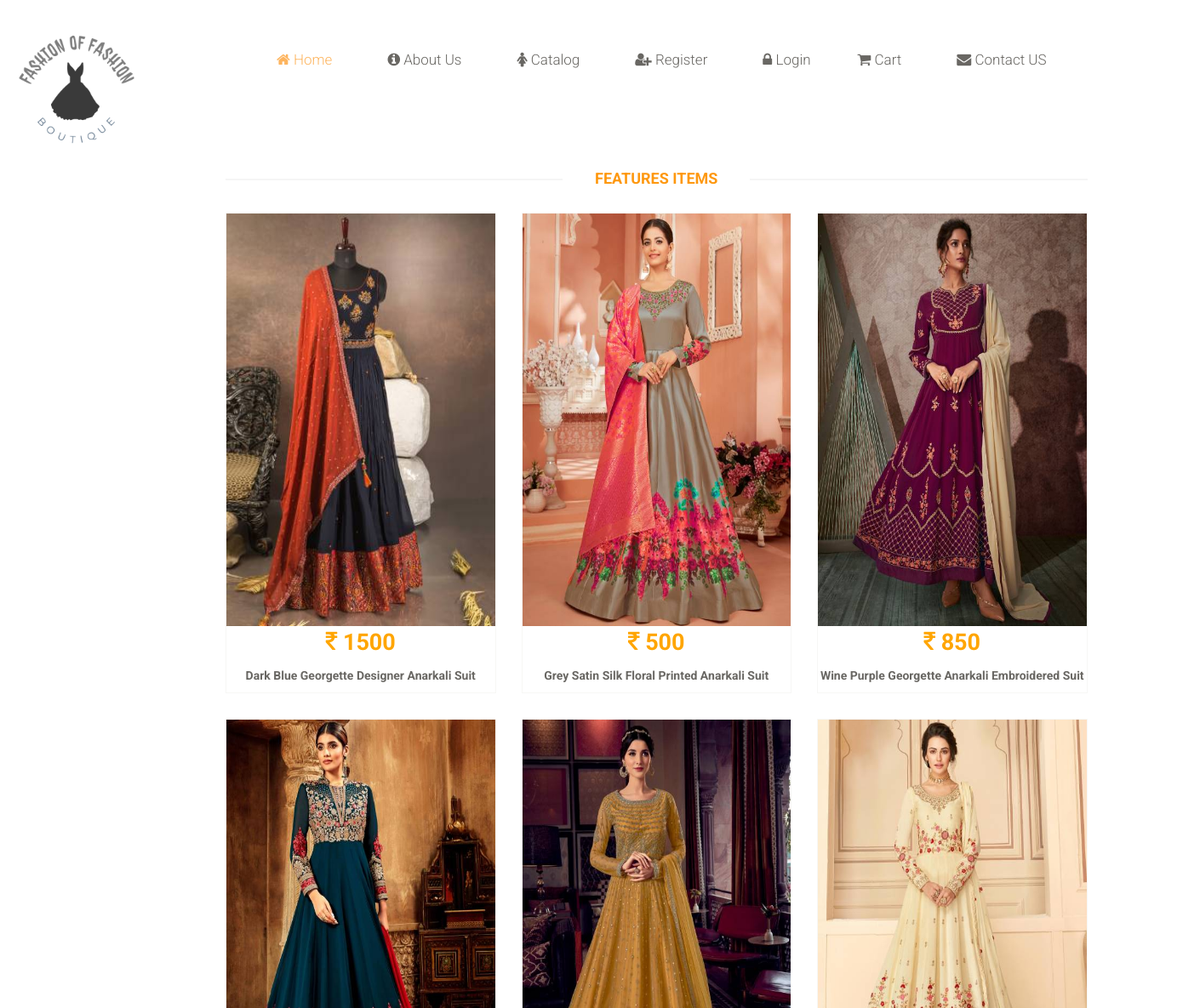
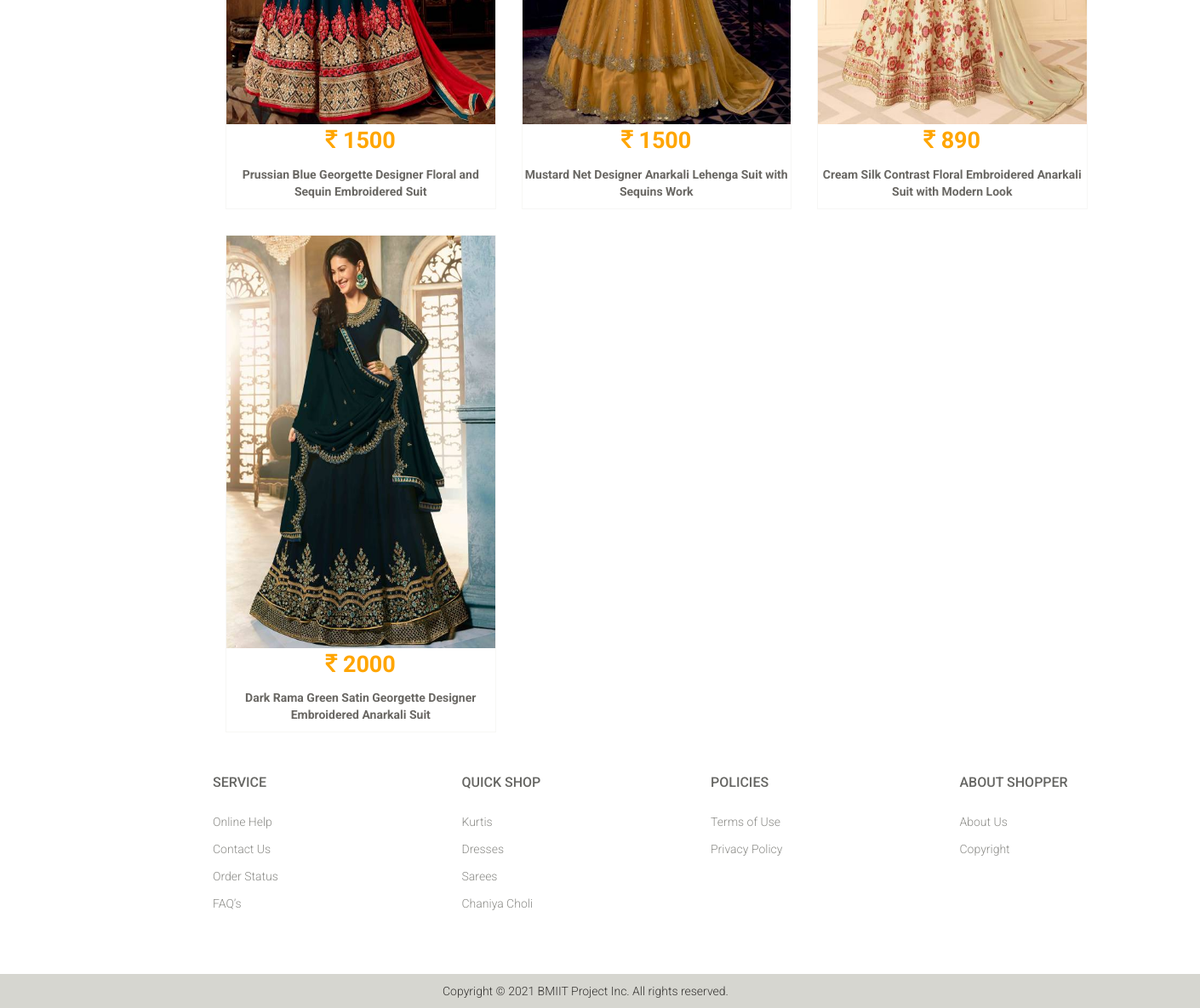
Page /OBMS/Boutique/dresses.php on the committed database (2 pictures, top to bottom).
### tables this page shows
CREATE TABLE `tblproduct` (
  `id` int(11) NOT NULL,
  `PCategoryid` int(11) NOT NULL,
  `Fabricid` int(11) NOT NULL,
  `Colorid` int(11) NOT NULL,
  `Size` varchar(50) NOT NULL,
  `Price` int(11) NOT NULL,
  `Quantity` int(11) NOT NULL,
  `Occasionid` int(11) NOT NULL,
  `Description` varchar(255) NOT NULL,
  `status` varchar(50) NOT NULL,
  `DateTime` datetime NOT NULL
);

CREATE TABLE `tblproductimage` (
  `id` int(11) NOT NULL,
  `FrontImage` varchar(300) NOT NULL,
  `BackImage` varchar(300) NOT NULL,
  `LeftImage` varchar(300) NOT NULL,
  `RightImage` varchar(300) NOT NULL,
  `Productid` int(11) NOT NULL
);

### OBMS/Boutique/dresses.php (the view, shortened to what this page needs)
<?php
    include './connection.php';
?>
<?php
    if(isset( $_SESSION["login_username"]))
        {
            $username=$_SESSION["login_username"];
            $sql="select id from tblcustomer where emailid='$username'";
            $res= mysqli_query($con, $sql);
            while($row = mysqli_fetch_row($res))
            {
                $c_id=$row[0];
                include './welcomeheader.php';
            }
        }
 else {include './header.php';}
    ob_start();?>
<!DOCTYPE html>
<html>
    <head>
    <link href="css/bootstrap.min.css" rel="stylesheet">
    <link href="css/main.css" rel="stylesheet">
    <link rel="stylesheet" href="https://cdnjs.cloudflare.com/ajax/libs/font-awesome/4.7.0/css/font-awesome.min.css">
</head>
    <body>
        <br>
        <br>
            <div class="col-sm-2">
            </div>
        <div class="col-sm-9 padding-right">
            <div class="features_items" style="margin-top: 50px">
                    <h2 class="title text-center">Features Items</h2>
                                    <?php
                                        $sql="select c.id, p.id,p.Price,p.Description from tblproduct p , tblpcategory c where c.cat_name='Dresses' and p.PCategoryid=c.id " ;
                                        $sqlres= mysqli_query($con, $sql) or die("Query error : " . mysqli_error($con));
                                        $res=array();
                                        while ($row = mysqli_fetch_assoc($sqlres))
                                        {
                                            $res[]=$row;
                                        }
                                        foreach ($res as $list)
                                        {
                                            $id=$list['id'];
                                            $price=$list['Price'];
                                            $des=$list['Description'];
                                            $img = "SELECT FrontImage FROM tblproductimage where Productid='$id'";
                                            $imgres = $con->query($img);
                                            $row = mysqli_fetch_array($imgres);
                                            $image = $row['FrontImage'];
                                            $image_src = "uploadFrontImage/".$image;
                                     ?>
                                        <div class="col-sm-4">
                                            <div class="product-image-wrapper">
                                                <div class="single-products">
                                                    <div class="productinfo text-center">
                                                        <a href="ccDesc.php?id=<?php echo $id;?>">
                                                            <img  src="<?php echo $image_src?>" alt="product image" width="390px" height="485px" />
                                                        </a>
                                                        <p style="color: orange;font-size: 27px;"> <b> <i class="fa fa-inr"></i>  <?php echo $price;?> </b> </p>
                                                        <p> <b> <?php echo $des;?> </b> </p>
                                                    </div>
                                                </div>
                                           </div>
                                       </div>
                                    <?php
                                        }
                                        ?>
                    </div>
                </div>
    </body>
</html>
<?php include './footer.php';?>

### OBMS/Boutique/connection.php (shortened to what this page needs)
<!DOCTYPE html>
<html>
    <head>
    </head>
    <body>
    </body>
</html>

### OBMS/Boutique/header.php (shortened to what this page needs)
<div class="header-bottom" >
    <div class="col-sm-12" style="height: 120px">
                <div class="mainmenu pull-left">
                    <ul class="nav navbar-nav collapse navbar-collapse">
                        <li><a href="#"><img src="images/logo.png" alt=""  height="150px" width="150px" style="margin-left: 0px;margin-top: 0px"/></a></li>
                        <li><a href="index.php" class="active"  style="padding-top: 30px;padding-left: 130px"><i class="fa fa-home"></i>  Home </a></li>
                        <li  style="padding-top: 30px;padding-left: 50px"><a href="aboutus.php"><i class="fa fa-info-circle"></i>  About Us</a></li>
                        <li class="dropdown" style="padding-top: 30px;padding-left: 50px">
                            <a href="#"><i class="fa fa-female"></i> Catalog</a>
                        </li>
                        <li  style="padding-top: 30px;padding-left: 50px"><a href="registration.php"><i class="fa fa-user-plus"></i> Register</a></li>
                        <li  style="padding-top: 30px;padding-left: 50px"><a href="login.php"><i class="fa fa-lock"></i> Login</a></li>
                        <li  style="padding-top: 30px;padding-left: 40px">
                            <a href="addtoCart.php">
                                <i class="fa fa-shopping-cart"> </i>  Cart
                            </a>
                        </li>
                        <li  style="padding-top: 30px;padding-left: 50px"><a href="contactus.php"><i class="fa fa-envelope"></i>  Contact US </a></li>
                      </ul>
            </div>
         </div>
</div>

### OBMS/Boutique/footer.php
<div class="footer-widget" style="margin-left: 230px">
        <div class="container" >
            <div class="row">
                <div class="col-md-3">
                    <div class="single-widget">
                        <h2>Service</h2>
                        <ul class="nav nav-pills nav-stacked">
                            <li><a href="#">Online Help</a></li>
                            <li><a href="contactus.php">Contact Us</a></li>
                            <li><a href="#">Order Status</a></li>
                            <li><a href="#">FAQ’s</a></li>
                        </ul>
                    </div>
                </div>
                <div class="col-md-3">
                    <div class="single-widget">
                        <h2>Quick Shop</h2>
                        <ul class="nav nav-pills nav-stacked">
                            <li><a href="kurti.php">Kurtis</a></li>
                            <li><a href="dresses.php">Dresses</a></li>
                            <li><a href="saree.php">Sarees</a></li>
                            <li><a href="chaniyaCholi.php">Chaniya Choli</a></li>
                        </ul>
                    </div>
                </div>
                <div class="col-md-3">
                    <div class="single-widget">
                        <h2>Policies</h2>
                        <ul class="nav nav-pills nav-stacked">
                            <li><a href="#">Terms of Use</a></li>
                            <li><a href="#">Privacy Policy</a></li>
                        </ul>
                    </div>
                </div>
                <div class="col-sm-3">
                    <div class="single-widget">
                        <h2>About Shopper</h2>
                        <ul class="nav nav-pills nav-stacked">
                            <li><a href="aboutus.php">About Us</a></li>
                            <li><a href="#">Copyright</a></li>
                        </ul>
                    </div>
                </div>
            </div>
        </div>
    </div>
    <div class="footer-bottom">
        <div class="container">
            <div class="row">
                <p class="pull-left" style="margin-left: 400px;">Copyright © 2021 BMIIT Project Inc. All rights reserved.</p>
            </div>
        </div>
    </div>

### OBMS/Boutique/css/main.css (style rules this page uses)
body { font-family: 'Roboto', sans-serif; position: relative; font-weight:400px; }
ul li { list-style: none; }
a { -webkit-transition: 300ms; -moz-transition: 300ms; -o-transition: 300ms; transition: 300ms; }
h1, h2, h3, h4, h5, h6 { font-family: 'Roboto', sans-serif; }
.header-bottom { padding-bottom: 30px; padding-top: 30px; }
.navbar-collapse.collapse { padding-left: 0; }
.mainmenu ul li { padding-right: 15px; padding-left: 15px; }
.mainmenu ul li:first-child { padding-left: 0px; }
.mainmenu ul li a { color: #696763; font-family: 'Roboto', sans-serif; font-size: 17px; font-weight: 300; padding: 0; padding-bottom: 10px; }
.mainmenu ul li a:hover, .mainmenu ul li a.active, .shop-menu ul li a.active { background:none; color:#fdb45e; }
.footer-widget { margin-bottom: 68px; }
.footer-widget .container { border-top: 1px solid #FFFFFF; padding-top: 15px; }
.single-widget h2 { color: #666663; font-family: 'Roboto', sans-serif; font-size: 16px; font-weight: 500; margin-bottom: 22px; text-transform: uppercase; }
.single-widget ul li a { color: #8C8C88; font-family: 'Roboto', sans-serif; font-size: 14px; font-weight: 300; padding: 5px 0; }
.footer-bottom { background: #D6D6D0; padding-top: 10px; }
.footer-bottom p { color: #363432; font-family: 'Roboto', sans-serif; font-weight: 300; margin-left: 15px; }
.left-sidebar h2:after, h2.title:after { content: " "; position: absolute; border: 1px solid #f5f5f5; bottom:8px; left: 0; width: 100%; height: 0; z-index: -2; }
h2.title:before { content: " "; position: absolute; background: #fff; bottom: -6px; width: 220px; height: 30px; z-index: -1; left: 50%; margin-left: -110px; }
.padding-right { padding-right: 0; }
.features_items { overflow:hidden; }
h2.title { color: #FE980F; font-family: 'Roboto', sans-serif; font-size: 18px; font-weight: 700; margin: 0 15px; text-transform: uppercase; margin-bottom: 30px; position: relative; }
.product-image-wrapper { border:1px solid #F7F7F5; overflow: hidden; margin-bottom:30px; }
.single-products { position: relative; }
.productinfo p { font-family: 'Roboto', sans-serif; font-size: 14px; font-weight: 400; color: #696763; }
.productinfo img { width: 100%; }
.productinfo { position:relative; }

### rows in the picture
tblproduct: tblproductimage.FrontImage (picture), Price "1500", Description "Dark Blue Georgette Designer Anarkali Suit"
tblproduct: tblproductimage.FrontImage (picture), Price "500", Description "Grey Satin Silk Floral Printed Anarkali Suit"
tblproduct: tblproductimage.FrontImage (picture), Price "850", Description "Wine Purple Georgette Anarkali Embroidered Suit"
tblproduct: tblproductimage.FrontImage (picture), Price "1500", Description "Prussian Blue Georgette Designer Floral and Sequin Embroidered Suit"
tblproduct: tblproductimage.FrontImage (picture), Price "1500", Description "Mustard Net Designer Anarkali Lehenga Suit with Sequins Work"
tblproduct: tblproductimage.FrontImage (picture), Price "890", Description "Cream Silk Contrast Floral Embroidered Anarkali Suit with Modern Look"
tblproduct: tblproductimage.FrontImage (picture), Price "2000", Description "Dark Rama Green Satin Georgette Designer Embroidered Anarkali Suit"
